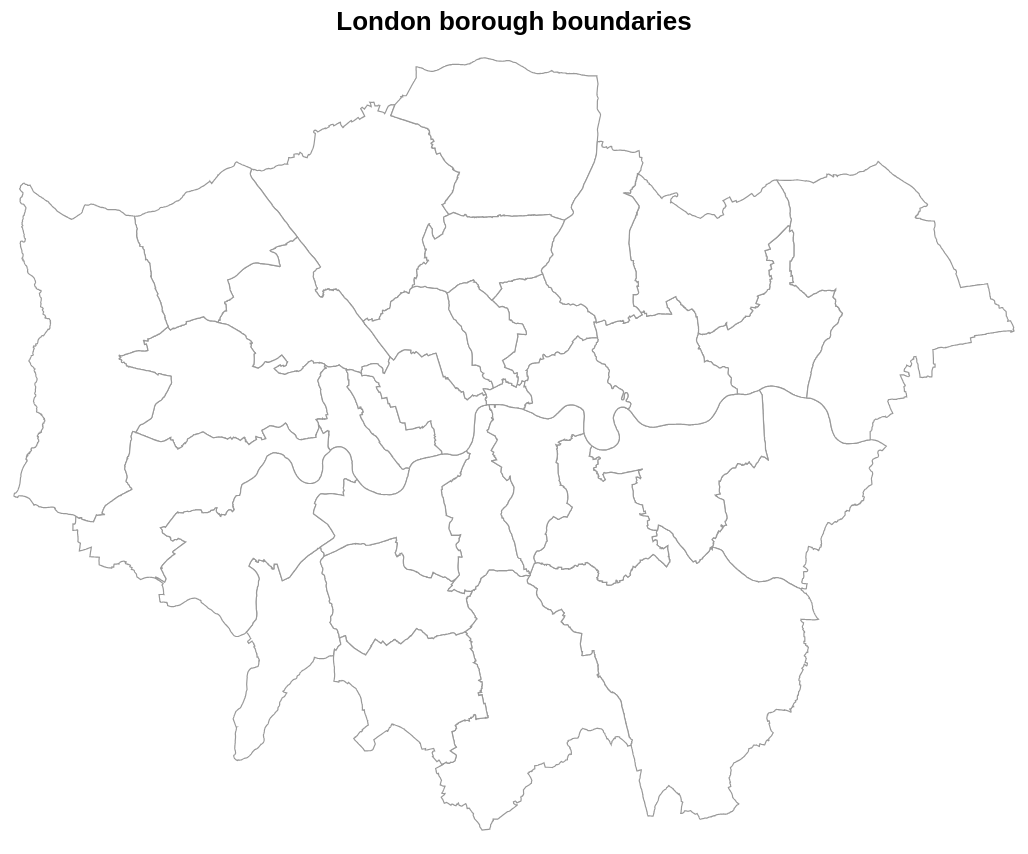

Write notebook code for a chart like this one.
### Markdown cell above
**London borough boundaries (outline only).** This cell reads `data/london_boroughs.geojson` and draws just the lines between the 33 boroughs, in the same style as the Ohio county outlines: thin grey lines, no color for the data. As with the other maps, the outlines are first converted to the British National Grid (meters) so Altair draws them correctly. The boroughs are filled with white (invisible on a white page) so that hovering anywhere inside a borough shows its name.

### Code cell
import geopandas as gpd
import altair as alt

# read the borough outlines and convert them to the British National Grid (meters)
london_outline = gpd.read_file("data/london_boroughs.geojson").to_crs(27700)

# thin grey lines between boroughs; the white fill is invisible but lets you hover anywhere inside a borough
alt.Chart(london_outline).mark_geoshape(fill="white", stroke="#999999", strokeWidth=0.6).encode(
    tooltip=[alt.Tooltip("name:N", title="Borough")],
).project(type="identity", reflectY=True).properties(
    title="London borough boundaries",
    width=500,
    height=400,
)

### Figure 1 — Vega-Lite specification as saved in the notebook (floating-point values rounded to 4 significant figures; data arrays with more than 128 entries replaced by an {"elided": "..."} marker saying what was removed)
{"config": {"view": {"continuousWidth": 300, "continuousHeight": 300}}, "data": {"name": "data-bef021e439113057b57b3b232981ea18"}, "mark": {"type": "geoshape", "fill": "white", "stroke": "#999999", "strokeWidth": 0.6}, "encoding": {"tooltip": [{"field": "name", "title": "Borough", "type": "nominal"}]}, "height": 400, "projection": {"reflectY": true, "type": "identity"}, "title": "London borough boundaries", "width": 500, "$schema": "https://vega.github.io/schema/vega-lite/v6.4.1.json", "datasets": {"data-bef021e439113057b57b3b232981ea18": [{"name": "Barking and Dagenham", "color": "blue", "type": "Feature", "geometry": {"type": "Polygon", "coordinates": {"elided": "1x1227x2 float values"}}}, {"name": "Barnet", "color": "blue", "type": "Feature", "geometry": {"type": "Polygon", "coordinates": {"elided": "1x1792x2 float values"}}}, {"name": "Bexley", "color": "blue", "type": "Feature", "geometry": {"type": "Polygon", "coordinates": {"elided": "1x1361x2 float values"}}}, {"name": "Brent", "color": "blue", "type": "Feature", "geometry": {"type": "Polygon", "coordinates": {"elided": "1x1452x2 float values"}}}, {"name": "Bromley", "color": "blue", "type": "Feature", "geometry": {"type": "Polygon", "coordinates": {"elided": "1x3406x2 float values"}}}, {"name": "Camden", "color": "blue", "type": "Feature", "geometry": {"type": "Polygon", "coordinates": {"elided": "1x830x2 float values"}}}, {"name": "City of London", "color": "blue", "type": "Feature", "geometry": {"type": "Polygon", "coordinates": {"elided": "1x348x2 float values"}}}, {"name": "Croydon", "color": "blue", "type": "Feature", "geometry": {"type": "Polygon", "coordinates": {"elided": "1x1904x2 float values"}}}, {"name": "Ealing", "color": "blue", "type": "Feature", "geometry": {"type": "Polygon", "coordinates": {"elided": "1x1490x2 float values"}}}, {"name": "Enfield", "color": "blue", "type": "Feature", "geometry": {"type": "Polygon", "coordinates": {"elided": "1x1292x2 float values"}}}, {"name": "Greenwich", "color": "blue", "type": "Feature", "geometry": {"type": "Polygon", "coordinates": {"elided": "1x1147x2 float values"}}}, {"name": "Hackney", "color": "blue", "type": "Feature", "geometry": {"type": "Polygon", "coordinates": {"elided": "1x1060x2 float values"}}}, {"name": "Hammersmith and Fulham", "color": "blue", "type": "Feature", "geometry": {"type": "Polygon", "coordinates": {"elided": "1x773x2 float values"}}}, {"name": "Haringey", "color": "blue", "type": "Feature", "geometry": {"type": "Polygon", "coordinates": {"elided": "1x1247x2 float values"}}}, {"name": "Harrow", "color": "blue", "type": "Feature", "geometry": {"type": "Polygon", "coordinates": {"elided": "1x892x2 float values"}}}, {"name": "Havering", "color": "blue", "type": "Feature", "geometry": {"type": "Polygon", "coordinates": {"elided": "1x2370x2 float values"}}}, {"name": "Hillingdon", "color": "blue", "type": "Feature", "geometry": {"type": "Polygon", "coordinates": {"elided": "1x3541x2 float values"}}}, {"name": "Hounslow", "color": "blue", "type": "Feature", "geometry": {"type": "Polygon", "coordinates": {"elided": "1x1932x2 float values"}}}, {"name": "Islington", "color": "blue", "type": "Feature", "geometry": {"type": "Polygon", "coordinates": {"elided": "1x547x2 float values"}}}, {"name": "Kensington and Chelsea", "color": "blue", "type": "Feature", "geometry": {"type": "Polygon", "coordinates": {"elided": "1x622x2 float values"}}}, {"name": "Kingston upon Thames", "color": "blue", "type": "Feature", "geometry": {"type": "Polygon", "coordinates": {"elided": "1x1225x2 float values"}}}, {"name": "Lambeth", "color": "blue", "type": "Feature", "geometry": {"type": "Polygon", "coordinates": {"elided": "1x1015x2 float values"}}}, {"name": "Lewisham", "color": "blue", "type": "Feature", "geometry": {"type": "Polygon", "coordinates": {"elided": "1x1262x2 float values"}}}, {"name": "Merton", "color": "blue", "type": "Feature", "geometry": {"type": "Polygon", "coordinates": {"elided": "1x1039x2 float values"}}}, {"name": "Newham", "color": "blue", "type": "Feature", "geometry": {"type": "Polygon", "coordinates": {"elided": "1x1210x2 float values"}}}, {"name": "Redbridge", "color": "blue", "type": "Feature", "geometry": {"type": "Polygon", "coordinates": {"elided": "1x1492x2 float values"}}}, {"name": "Richmond upon Thames", "color": "blue", "type": "Feature", "geometry": {"type": "Polygon", "coordinates": {"elided": "1x1629x2 float values"}}}, {"name": "Southwark", "color": "blue", "type": "Feature", "geometry": {"type": "Polygon", "coordinates": {"elided": "1x949x2 float values"}}}, {"name": "Sutton", "color": "blue", "type": "Feature", "geometry": {"type": "Polygon", "coordinates": {"elided": "1x1017x2 float values"}}}, {"name": "Tower Hamlets", "color": "blue", "type": "Feature", "geometry": {"type": "Polygon", "coordinates": {"elided": "1x1085x2 float values"}}}, {"name": "Waltham Forest", "color": "blue", "type": "Feature", "geometry": {"type": "Polygon", "coordinates": {"elided": "1x1539x2 float values"}}}, {"name": "Wandsworth", "color": "blue", "type": "Feature", "geometry": {"type": "Polygon", "coordinates": {"elided": "1x1113x2 float values"}}}, {"name": "Westminster", "color": "blue", "type": "Feature", "geometry": {"type": "Polygon", "coordinates": {"elided": "1x707x2 float values"}}}]}}
